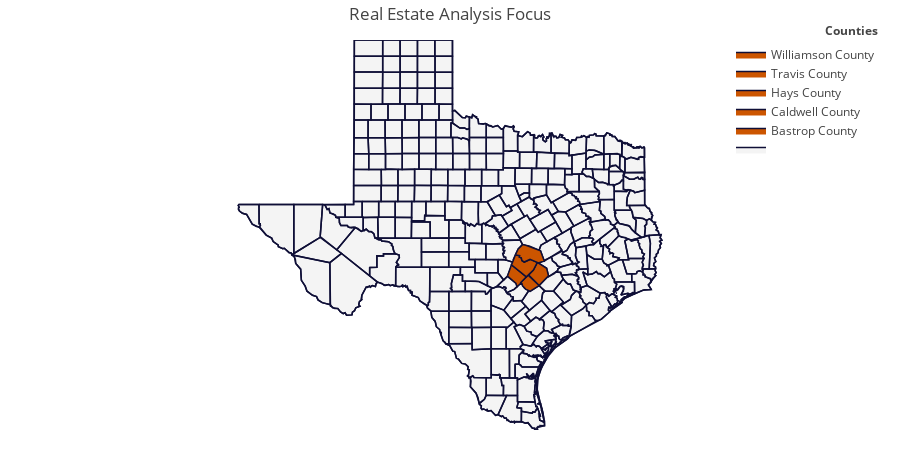

The notebook cell saved with this chart:
### Markdown cell above
# Map of counties we're focusing real estate analysis on

### Code cell
#fips URL
url_fips = 'https://raw.githubusercontent.com/kjhealy/fips-codes/master/county_fips_master.csv'

#assign to dataframe
df_fips = pd.read_csv(url_fips, encoding='ISO-8859-1', on_bad_lines='skip')
tx_fips = df_fips[df_fips['state_abbr'] == 'TX']

#create list add flag column to mark counties we're doing real estate analysis on
county_flag_list = [48453, 48491, 48209,48021, 48055]  #could we use county list from redfin data frame?
tx_fips['county_flag']  = ''

#loop through texas fips dataframe and flag counties we want highlighted.  Populated legend as well. 
for i, row in tx_fips.iterrows():
    if(row['fips'] in county_flag_list):
        tx_fips.at[i,'county_flag'] = row['county_name']


#assign list of fips codes that mark county level boundaries in maps
#Federal Information Processing System (FIPS) Codes for States and Counties 
#FIPS codes are numbers which uniquely identify geographic areas.

fips = tx_fips['fips'].to_list()
values = tx_fips['county_flag'].tolist()

heatmap_color = [
    'rgb(244, 244, 244)',
    'rgb(204, 85, 0)', #Burn Orange
    'rgb(204, 85, 0)',
    'rgb(204, 85, 0)',
    'rgb(204, 85, 0)',
    'rgb(204, 85, 0)']

#endpts = list(range(0,1))

#plotly.figure_factory.create_choropleth
#https://plotly.com/python-api-reference/generated/plotly.figure_factory.create_choropleth.html

fig = ff.create_choropleth(
        fips=fips, values=values,  colorscale = heatmap_color,
        show_state_data = True, scope = ['TX'],
        #binning_endpoints=endpts,
        county_outline={'color': 'rgb(15,15,55)', 'width': 1.5},
	    state_outline={'color': 'rgb(15,15,55)', 'width': 1.5},
        show_hover = True,
	    legend_title='Counties', title='Real Estate Analysis Focus')

hover_ix, hover = [(ix, t) for ix, t in enumerate(fig['data']) if t.text][0]

# fix to show hover data when many counties in a map
# https://github.com/plotly/plotly.py/issues/1429
if len(hover['text']) != len(tx_fips):

    ht = pd.Series(hover['text'])

    no_dupe_ix = ht.index[~ht.duplicated()]

    hover_x_deduped = np.array(hover['x'])[no_dupe_ix]
    hover_y_deduped = np.array(hover['y'])[no_dupe_ix]

    new_hover_x = [x if type(x) == float else x[0] for x in hover_x_deduped]
    new_hover_y = [y if type(y) == float else y[0] for y in hover_y_deduped]

    fig['data'][hover_ix]['text'] = ht.drop_duplicates()
    fig['data'][hover_ix]['x'] = new_hover_x
    fig['data'][hover_ix]['y'] = new_hover_y

fig.layout.template = None
fig.show()

### Figure 1 — Plotly figure (JSON) as saved in the notebook; plotly's stock layout.template omitted (floating-point values rounded to 4 significant figures; data arrays with more than 128 entries replaced by an {"elided": "..."} marker saying what was removed)
{"data": [{"fill": "toself", "fillcolor": "rgb(244, 244, 244)", "hoverinfo": "none", "line": {"color": "rgb(15,15,55)", "width": 1.5}, "mode": "lines", "name": "", "type": "scatter", "x": {"elided": "3358 float values"}, "y": {"elided": "3358 float values"}}, {"fill": "toself", "fillcolor": "rgb(204, 85, 0)", "hoverinfo": "none", "line": {"color": "rgb(15,15,55)", "width": 1.5}, "mode": "lines", "name": "Bastrop County", "type": "scatter", "x": [-97.64, -97.49, -97.37, -97.08, -97.02, -97.32, -97.64, null], "y": [30.08, 30.21, 30.42, 30.26, 30.05, 29.79, 30.08, null]}, {"fill": "toself", "fillcolor": "rgb(204, 85, 0)", "hoverinfo": "none", "line": {"color": "rgb(15,15,55)", "width": 1.5}, "mode": "lines", "name": "Caldwell County", "type": "scatter", "x": [-97.9, -97.66, -97.32, -97.6, -97.74, -97.83, -97.85, -97.9, null], "y": [29.86, 30.07, 29.79, 29.63, 29.69, 29.78, 29.84, 29.86, null]}, {"fill": "toself", "fillcolor": "rgb(204, 85, 0)", "hoverinfo": "none", "line": {"color": "rgb(15,15,55)", "width": 1.5}, "mode": "lines", "name": "Hays County", "type": "scatter", "x": [-98.29, -98.17, -97.71, -97.89, -97.9, -97.87, -98.0, -98.03, -98.29, null], "y": [30.05, 30.36, 30.02, 29.88, 29.86, 29.86, 29.75, 29.85, 30.05, null]}, {"fill": "toself", "fillcolor": "rgb(204, 85, 0)", "hoverinfo": "none", "line": {"color": "rgb(15,15,55)", "width": 1.5}, "mode": "lines", "name": "Travis County", "type": "scatter", "x": [-98.16, -98.05, -98.01, -97.92, -97.93, -97.87, -97.85, -97.78, -97.58, -97.37, -97.49, -97.71, -98.17, -98.16, null], "y": [30.38, 30.62, 30.63, 30.6, 30.57, 30.55, 30.47, 30.43, 30.5, 30.42, 30.21, 30.02, 30.36, 30.38, null]}, {"fill": "toself", "fillcolor": "rgb(204, 85, 0)", "hoverinfo": "none", "line": {"color": "rgb(15,15,55)", "width": 1.5}, "mode": "lines", "name": "Williamson County", "type": "scatter", "x": [-98.05, -97.96, -97.83, -97.76, -97.27, -97.16, -97.33, -97.6, -97.78, -97.85, -97.87, -97.93, -97.92, -98.05, null], "y": [30.62, 30.79, 30.91, 30.9, 30.74, 30.46, 30.4, 30.5, 30.43, 30.47, 30.55, 30.57, 30.6, 30.62, null]}, {"hoverinfo": "text", "legendgroup": "centroids", "marker": {"color": "white", "opacity": 0}, "mode": "markers", "name": "US Counties", "selected": {"marker": {"color": "white", "opacity": 1, "size": 3}}, "showlegend": false, "text": {"elided": "254 str values"}, "type": "scatter", "unselected": {"marker": {"opacity": 0}}, "x": {"elided": "254 float values"}, "y": {"elided": "254 float values"}}, {"hoverinfo": "text", "legendgroup": "States", "line": {"color": "rgb(15,15,55)", "width": 1.5}, "mode": "lines", "showlegend": false, "type": "scatter", "x": {"elided": "634 float values"}, "y": {"elided": "634 float values"}}], "layout": {"annotations": [{"showarrow": false, "text": "<b>Counties</b>", "x": 1, "xanchor": "right", "xref": "paper", "y": 1.05, "yref": "paper"}], "dragmode": "select", "height": 450, "hovermode": "closest", "legend": {"traceorder": "reversed", "x": 1, "xanchor": "right", "y": 1, "yanchor": "top"}, "margin": {"b": 20, "l": 20, "r": 20, "t": 40}, "title": {"text": "Real Estate Analysis Focus"}, "width": 900, "xaxis": {"autorange": false, "fixedrange": true, "range": [-113.4, -86.75], "showgrid": false, "showticklabels": false, "zeroline": false}, "yaxis": {"autorange": false, "fixedrange": true, "range": [25.84, 36.5], "showgrid": false, "showticklabels": false, "zeroline": false}}}
